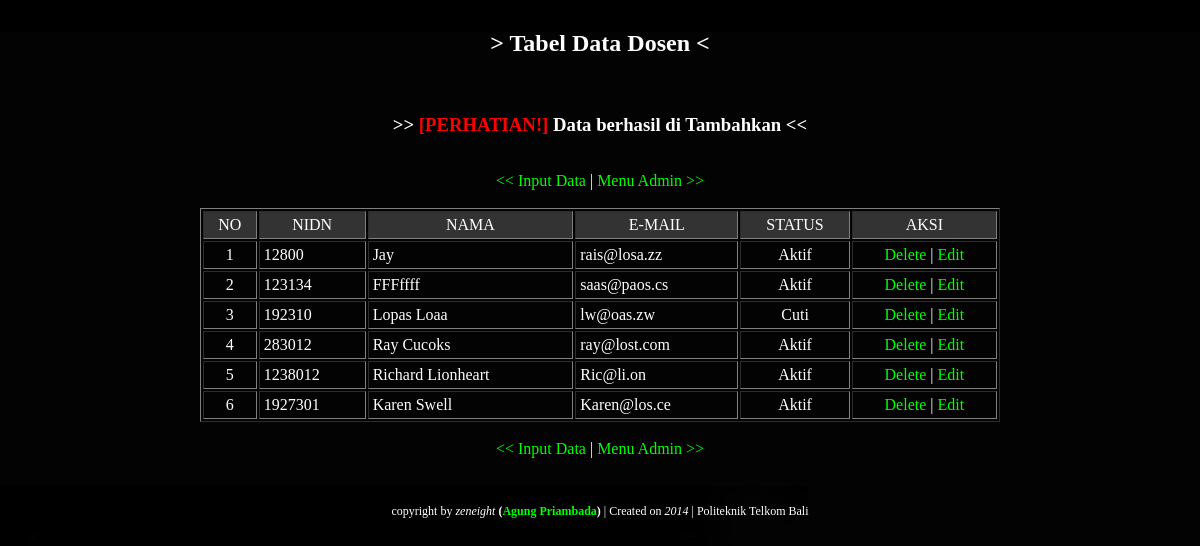
Screenshot of /dosen/show_dosen.php?message=disimpan with the database file from the repository.
### tables this page shows
CREATE TABLE IF NOT EXISTS `data_dosen` (
  `nidn` int(8) NOT NULL,
  `nama` varchar(35) NOT NULL,
  `email` varchar(20) NOT NULL,
  `status` varchar(5) NOT NULL
);

### dosen/show_dosen.php (the view, shortened to what this page needs)
<?php
include('../Connections/koneksi.php');
?>
<html>
<head>
<link rel="stylesheet" type="text/css" href="../css/desain.css">
</head>
<body id="bg0">
<h2 align="center">> Tabel Data Dosen <</h2>
<?php
$msg=$_GET['message'];
if ($msg=="disimpan"){echo"<br><center><h3>>> "
?><z>
<?php
echo"[PERHATIAN!]";
?></z>
<?php
echo" Data berhasil di Tambahkan <<</h3></center>";
} ?>
<br />
<center><a href="add_dosen.html"><< Input Data</a> | <a href="../index.php">Menu Admin >></a></center>
<br />
<table align="center" width="800" cellpadding="4" bordercolordark="#FFFFFF" border="1">
  <tr align="center" bgcolor="#333333">
  	<td>NO</td>
    <td>NIDN</td>
    <td>NAMA</td>
    <td>E-MAIL</td>
    <td>STATUS</td>
    <td>AKSI</td>
  </tr>
<?php
$sql = "select * from data_dosen order by nidn";
$result=mysql_query($sql,$koneksi);
$no = 1 ;
while ($data=mysql_fetch_array($result)){
?>
 <tr>
  <td align="center"><?php echo $no++; ?></td>
  <td><?php echo $data['nidn'] ?></td>
  <td><?php echo $data['nama'] ?></td>
  <td><?php echo $data['email'] ?></td>
  <td align="center"><?php echo $data['status'] ?></td>
  <td>
  	<div align="center">
  		<a href="hapus_dosen.php?nidn=<?php echo $data['nidn']; ?>"
        onclick="return confirm('Apakah anda yakin akan menghapus data?' + '\n\n' +
        '<?php echo "Nama Dosen: $data[nama]";?>' + '\n\n' +
        'Jika YA silahkan klik OK, jika TIDAK silahkan klik CANCEL.')">Delete</a> |
        <a href="edit_dosen.php?nidn=<?php echo $data['nidn']; ?>">Edit</a>
    </div>
  </td>
 </tr>
<?php } ?>
</table>
<center><a href="add_dosen.html"><< Input Data</a>
 | <a href="../index.php">Menu Admin >></a></center>
<br>
<br>
<div id="footer">
<p>copyright by <i>zeneight</i> <b>(<a href="http://173.252.110.27/zeneight" target="_blank">Agung Priambada</a>)</b> | Created on <i>2014</i> | Politeknik Telkom Bali</p>
</div>
</body>
</html>

### css/desain.css (style rules this page uses)
body { font: 100% "Century Gothic"; font-size: 16px; margin: 30; padding: 0; text-align: justify; color: white; background-color:#000; }
#bg0 { background:url(../image/bg0.jpg); background-position:bottom; background-color:#000; background-repeat:no-repeat; }
body a { text-decoration: none; color:#0F0 }
body z { color:#F00; }
#footer p { margin: 0; padding: 10px 0; text-align:center; font-size:12px; }

### rows the page displays
data_dosen: nidn "12800", nama "Jay", email "rais@losa.zz", status "Aktif"
data_dosen: nidn "123134", nama "FFFffff", email "saas@paos.cs", status "Aktif"
data_dosen: nidn "192310", nama "Lopas Loaa", email "lw@oas.zw", status "Cuti"
data_dosen: nidn "283012", nama "Ray Cucoks", email "ray@lost.com", status "Aktif"
data_dosen: nidn "1238012", nama "Richard Lionheart", email "Ric@li.on", status "Aktif"
data_dosen: nidn "1927301", nama "Karen Swell", email "Karen@los.ce", status "Aktif"
